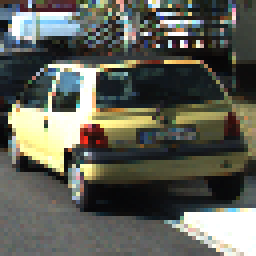
#> input picture explore_color_spaces/25.png, 64 x 64 px (shown 4 times larger)
$ jupyter execute 'Chapter 15 - Explore Color Spaces.ipynb'   (older library calls are emulated)
#> lines starting #> are read from the running program, lines starting #| are printed output that depends on the picture
You can study the distribution of color values in an image by polotting each pixel in some color space. Here's a code snippet that you can use to generate 3D plots:

[cell 1]
import cv2
import numpy as np
import matplotlib.pyplot as plt
from mpl_toolkits.mplot3d import Axes3D

[cell 2]
def plot3d(pixels, colors_rgb,
            axis_labels=list("RGB"), axis_limits=[(0, 255), (0, 255), (0, 255)]):
    """
    Plot pixels in 3D.
    """
    # Create figure and 3D axes
    fig = plt.figure(figsize=(8,8))
    ax = Axes3D(fig)

    # Set axis limit
    ax.set_xlim(*axis_limits[0])
    ax.set_ylim(*axis_limits[1])
    ax.set_zlim(*axis_limits[2])

    # Set axis labels and sizes
    ax.tick_params(axis='both', which='major', labelsize=14, pad=8)
    ax.set_xlabel(axis_labels[0], fontsize=16, labelpad=16)
    ax.set_ylabel(axis_labels[1], fontsize=16, labelpad=16)
    ax.set_zlabel(axis_labels[2], fontsize=16, labelpad=16)

    # Plot pixel values with colors given in colors_rgb
    ax.scatter(
        pixels[:, :, 0].ravel(),
        pixels[:, :, 1].ravel(),
        pixels[:, :, 2].ravel(),
        c=colors_rgb.reshape((-1, 3)), edgecolors='none')

    return ax  # return Axes3D object for further manipulation

### Image 1

[cell 3]
# Read a color image
# img = cv2.imread("explore_color_spaces/000275.png")
img = cv2.imread("explore_color_spaces/25.png")
#> img is the input picture: shape (64, 64, 3); mean B, G, R 86.6, 95.9, 94.3
plt.imshow(img)
plt.show()

# Select a small fraction of pixels to plot by subsampling it
scale = max(img.shape[0], img.shape[1], 64) / 64  # at most 64 rows and columns
#> scale = 1
img_small = cv2.resize(img, (np.int(img.shape[1] / scale), np.int(img.shape[0] / scale)), interpolation=cv2.INTER_NEAREST)

# Convert subsampled image to desired color space(s)
img_small_RGB = cv2.cvtColor(img_small, cv2.COLOR_BGR2RGB)  # OpenCV uses BGR, matplotlib likes RGB
img_small_HSV = cv2.cvtColor(img_small, cv2.COLOR_BGR2HSV)
#> img_small_HSV: shape (64, 64, 3); mean H, S, V 62, 61, 102.7
img_small_LUV = cv2.cvtColor(img_small, cv2.COLOR_BGR2Luv)
#> img_small_LUV: shape (64, 64, 3); mean of channels 0, 1, 2 98.3, 96.7, 142.3
img_small_rgb = img_small_RGB / 255.  # scaled to [0, 1], only for plotting
img_small_hsv = img_small_HSV / 255.
#> img_small_hsv: shape (64, 64, 3) float64; mean H, S, V 0.243, 0.239, 0.403
img_small_luv = img_small_LUV / 255.
#> img_small_luv: shape (64, 64, 3) float64; mean of channels 0, 1, 2 0.385, 0.379, 0.558

[cell 4]
# Plot and show
plot3d(img_small_RGB, img_small_rgb)
plt.show()

[cell 5]
# Plot and show
plot3d(img_small_HSV, img_small_hsv)
plt.show()

[cell 6]
# Plot and show
plot3d(img_small_LUV, img_small_luv)
plt.show()

### Image 2

[cell 7]
# Read a color image
# img2 = cv2.imread("explore_color_spaces/000528.png")
img2 = cv2.imread("explore_color_spaces/2.png")
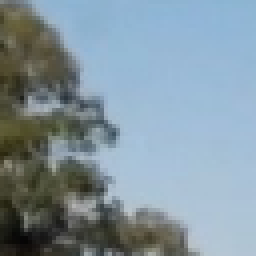
#> input picture explore_color_spaces/2.png, 64 x 64 px (shown 4 times larger)
#> img2 is the input picture: shape (64, 64, 3); mean B, G, R 158.4, 148, 130
plt.imshow(img2)
plt.show()

# Select a small fraction of pixels to plot by subsampling it
scale = max(img2.shape[0], img2.shape[1], 64) / 64  # at most 64 rows and columns
img_small = cv2.resize(img2, (np.int(img2.shape[1] / scale), np.int(img2.shape[0] / scale)), interpolation=cv2.INTER_NEAREST)

# Convert subsampled image to desired color space(s)
img_small_RGB = cv2.cvtColor(img_small, cv2.COLOR_BGR2RGB)  # OpenCV uses BGR, matplotlib likes RGB
img_small_HSV = cv2.cvtColor(img_small, cv2.COLOR_BGR2HSV)
#> img_small_HSV: shape (64, 64, 3); mean H, S, V 81.6, 57.6, 163.3
img_small_LUV = cv2.cvtColor(img_small, cv2.COLOR_BGR2Luv)
#> img_small_LUV: shape (64, 64, 3); mean of channels 0, 1, 2 151.5, 89.5, 125.4
img_small_rgb = img_small_RGB / 255.  # scaled to [0, 1], only for plotting
img_small_hsv = img_small_HSV / 255.
#> img_small_hsv: shape (64, 64, 3) float64; mean H, S, V 0.32, 0.226, 0.64
img_small_luv = img_small_LUV / 255.
#> img_small_luv: shape (64, 64, 3) float64; mean of channels 0, 1, 2 0.594, 0.351, 0.492

[cell 8]
# Plot and show
plot3d(img_small_RGB, img_small_rgb)
plt.show()

[cell 9]
# Plot and show
plot3d(img_small_HSV, img_small_hsv)
plt.show()

[cell 10]
# Plot and show
plot3d(img_small_LUV, img_small_luv)
plt.show()

### Image 3:

[cell 11]
# Read a color image
img3 = cv2.imread("explore_color_spaces/001240.png")
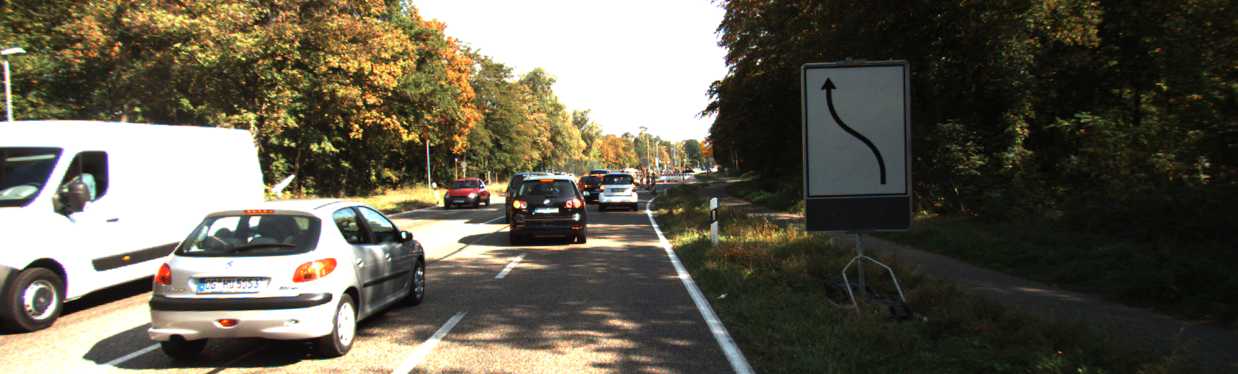
#> input picture explore_color_spaces/001240.png, 1238 x 374 px
#> img3 is the input picture: shape (374, 1238, 3); mean B, G, R 80.8, 94.7, 99
plt.imshow(img3)
plt.show()

# Select a small fraction of pixels to plot by subsampling it
scale = max(img3.shape[0], img3.shape[1], 64) / 64  # at most 64 rows and columns
#> scale = 19.34
img_small = cv2.resize(img2, (np.int(img3.shape[1] / scale), np.int(img3.shape[0] / scale)), interpolation=cv2.INTER_NEAREST)

# Convert subsampled image to desired color space(s)
img_small_RGB = cv2.cvtColor(img_small, cv2.COLOR_BGR2RGB)  # OpenCV uses BGR, matplotlib likes RGB
img_small_HSV = cv2.cvtColor(img_small, cv2.COLOR_BGR2HSV)
img_small_LUV = cv2.cvtColor(img_small, cv2.COLOR_BGR2Luv)
img_small_rgb = img_small_RGB / 255.  # scaled to [0, 1], only for plotting
img_small_hsv = img_small_HSV / 255.
img_small_luv = img_small_LUV / 255.
